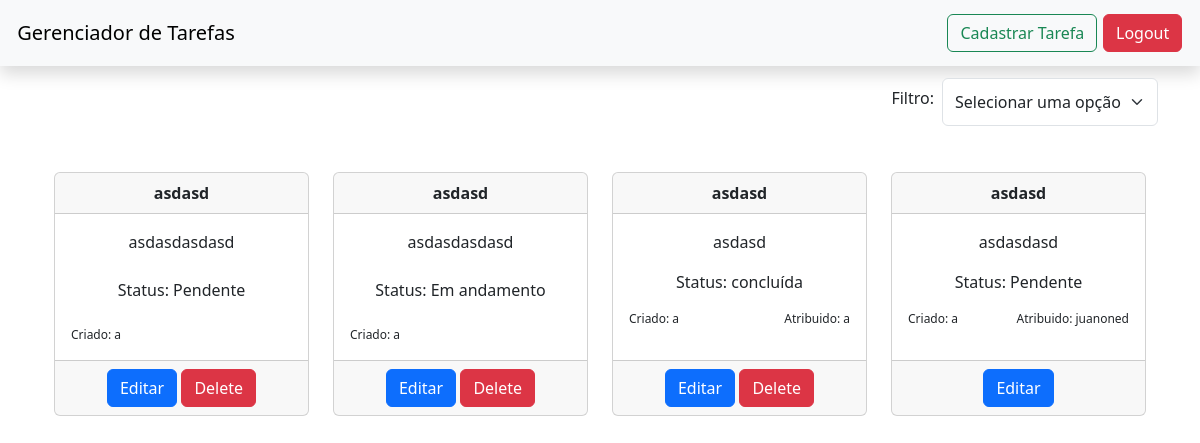
Before: /tasks/16 with the older database file.
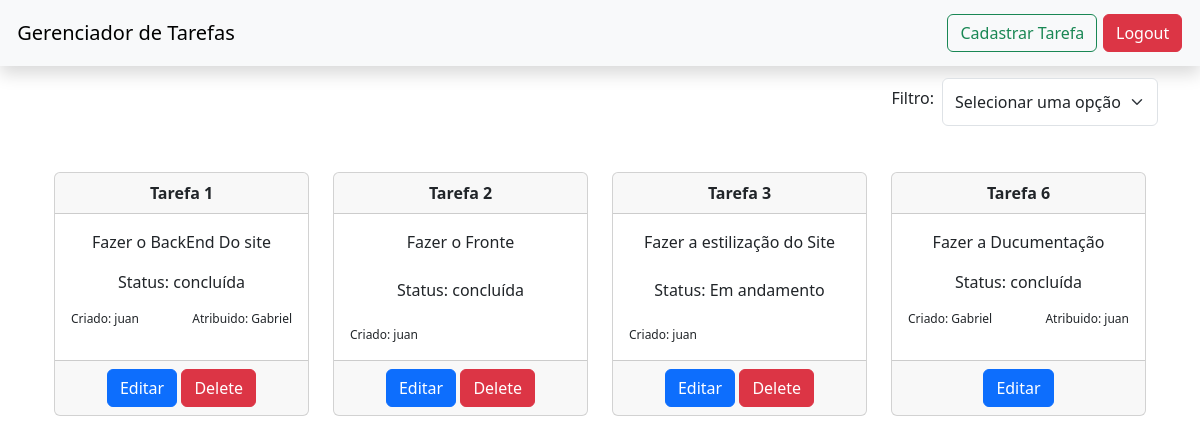
After: the same page with the newer database file.
### tasks/models.py (models this page shows, shortened)
class Task(models.Model):
    title_text = models.CharField(max_length=200)
    description_text = models.CharField(max_length=200)
    status_text = models.CharField(max_length=200,default='Pendente')
    userMaker = models.ForeignKey(User,on_delete=models.CASCADE,related_name='userMaker')
    userAssign = models.ForeignKey(User,on_delete=models.CASCADE,related_name='userAssign',null=True)

### users/models.py (models this page shows, shortened)
class User(models.Model):
    name_text = models.CharField(max_length=200)
    email_text = models.CharField(max_length=200)
    password_text = models.CharField(max_length=200)

### tasks/views.py (the view)
# urls.py: path('<int:id_user>',views.index,name='index'),
def index(req,id_user):
    user = get_object_or_404(User,pk=id_user)
    filter = 0
    if req.POST and  req.POST['filter'] != "all":
        tasks = Task.objects.filter(Q(userMaker = user)|Q(userAssign = user),Q(status_text = req.POST['filter']))
        if req.POST['filter'] == "Em andamento":
            filter = 1
        elif req.POST['filter'] == "Pendente":
            filter = 2
        else:
            filter = 3
    else:
        tasks = Task.objects.filter(Q(userMaker = user)|Q(userAssign = user))
    print(filter)
    return render(req,"tasks/index.html",{"user":user,"tasks":tasks,'filter':filter})

### users/templates/tasks/index.html (shortened to what this page needs)
<!DOCTYPE html>
<html lang="en">
<head>
    <link href="https://cdn.jsdelivr.net/npm/bootstrap@5.3.3/dist/css/bootstrap.min.css" rel="stylesheet">
</head>
<body>
    <header class="shadow">
        <div class="navbar navbar-expand-lg bg-body-tertiary" style="flex-wrap: nowrap;">
            <div class="container-fluid">
                <a class="navbar-brand" href="#">
                    Gerenciador de Tarefas
                </a>
            </div>
            <div class="container-fluid d-flex justify-content-end">
                    <a class="btn btn-outline-success" aria-current="page" data-bs-toggle="modal"  data-bs-target="#TaskInsert">Cadastrar Tarefa</a>
                    <a class="btn btn-danger" href="/" style="margin: 1%;">Logout</a>
            </div>
        </div>
    </header>
    <main>
        <section class="container d-flex justify-content-end" style="margin-top: 1%;">
                <form method="post" onchange="document.getElementById('sendButton').click()">
                    <fieldset>
                        <div class="d-flex">
                            <label for="Select" class="form-label p-2">Filtro:</label>
                            <select id="Select" name="filter" class="form-select">
                                <option value="all" {%if filter == 0 %}selected{%endif%}>Selecionar uma opção</option>
                            </select>
                        </div>
                    </fieldset>
                </form>
        </section>
        <section class="card-group container" style="margin-top: 2%;">
            {%for i in tasks%}
                <div class="container col-sm-6 col-lg-3" style="margin-top: 2%;">
                    <div class="card text-center" style="height: 100%;">
                        <div class="card-header">
                            <p class="card-text fw-bold" id="Title{{i.id}}">{{i.title_text}}</p>
                        </div>
                        <div class="card-body" style="display: flex;justify-content: space-between;flex-direction: column;">
                            <p class="card-text" id="Description{{i.id}}">{{i.description_text}}</p>
                            <p class="card-text">Status: <span id="Status{{i.id}}">{{i.status_text}}</span></p>
                            <div style="font-size: 12px;display: flex;flex-direction: row;justify-content: space-between;">
                                <p class="card-text">Criado: {{i.userMaker.name_text}}</p>
                                {%if i.userAssign%}
                                    <p class="card-text">Atribuido: <span id='Email{{i.id}}'>{{i.userAssign.email_text}}</span> </p>
                                {%endif%}
                            </div>
                        </div>
                        <div class="card-footer">
                            <a class="btn btn-primary" aria-current="page" data-bs-toggle="modal"  data-bs-target="#TaskUpdate" onclick="ChangeUpdateModal('{{i.id}}')">Editar</a>
                            {%if i.userMaker.id == user.id%}
                                <a href="{%url 'tasks:deleteTask' i.id %}" class="btn btn-danger">Delete</a>
                            {%endif%}
                            </div>
                    </div>
                </div>
            {%endfor%}
        </section>
    </main>
</body>
</html>

Changed rows visible on the page:
removed Task: title_text "asdasd", description_text "asdasdasdasd", status_text "Pendente", userMaker.name_text "a", shows "Delete"
removed Task: title_text "asdasd", description_text "asdasdasdasd", status_text "Em andamento", userMaker.name_text "a", shows "Delete"
removed Task: title_text "asdasd", description_text "asdasd", status_text "concluída", userMaker.name_text "a", userAssign.email_text "a", shows "Delete"
removed Task: title_text "asdasd", description_text "asdasdasd", status_text "Pendente", userMaker.name_text "a", userAssign.email_text "juanoned"
added Task: title_text "Tarefa 1", description_text "Fazer o BackEnd Do site", status_text "concluída", userMaker.name_text "juan", userAssign.email_text "Gabriel", shows "Delete"
added Task: title_text "Tarefa 2", description_text "Fazer o Fronte", status_text "concluída", userMaker.name_text "juan", shows "Delete"
added Task: title_text "Tarefa 3", description_text "Fazer a estilização do Site", status_text "Em andamento", userMaker.name_text "juan", shows "Delete"
added Task: title_text "Tarefa 6", description_text "Fazer a Ducumentação", status_text "concluída", userMaker.name_text "Gabriel", userAssign.email_text "juan"
